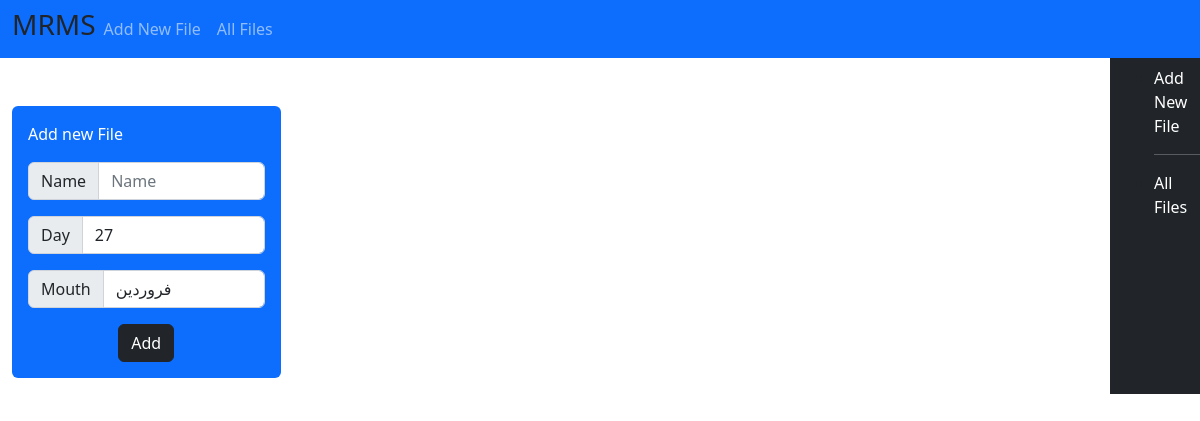
/pages/index.php (signed in), run on an earlier commit of the app's database.
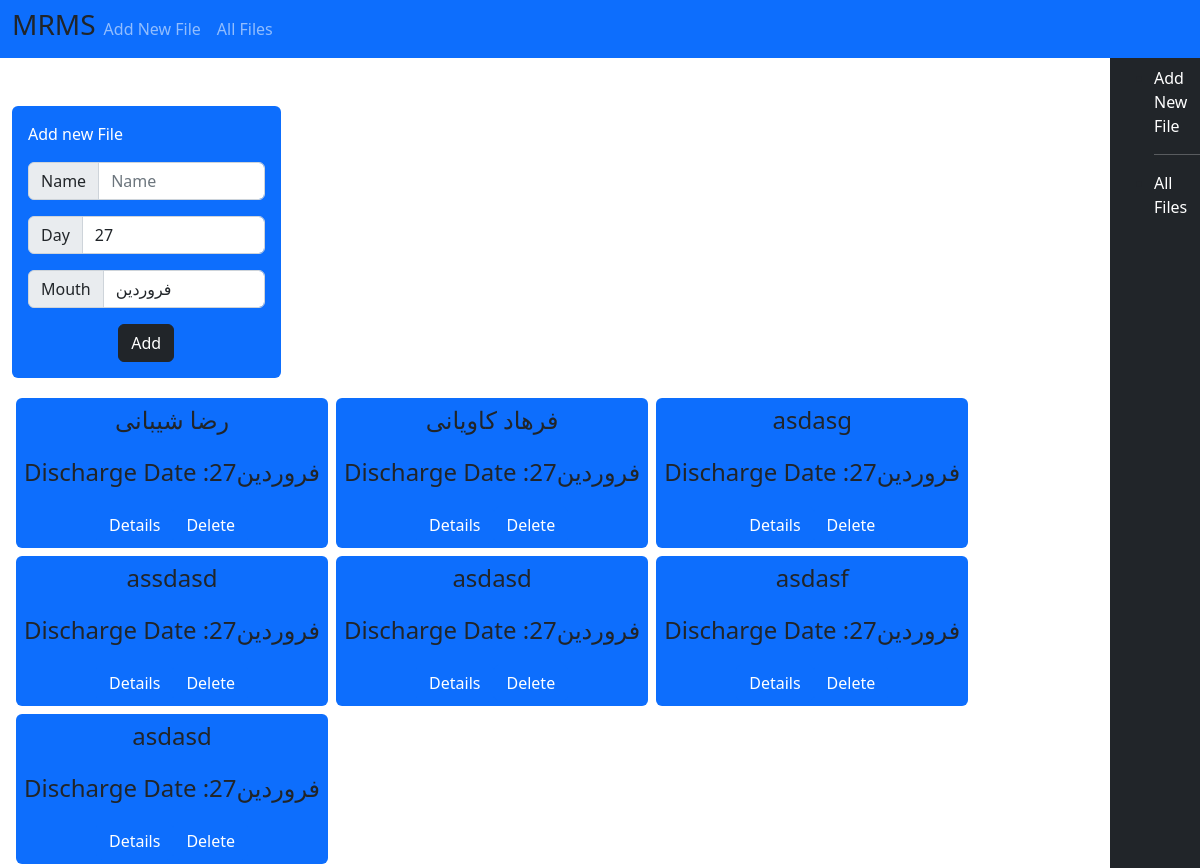
And on a later commit of the database.
### tables this page shows
CREATE TABLE "files" (
	"name"	TEXT,
	"discharge_day"	INTEGER,
	"discharge_mouth"	INTEGER,
	"status"	NUMERIC DEFAULT 0,
	"id"	INTEGER NOT NULL,
	"unit"	INTEGER,
	"dr"	INTEGER,
	"diagnos"	INTEGER,
	"adddate"	NUMERIC DEFAULT 'CURRENT_TIMESTAM',
	"note"	TEXT,
	PRIMARY KEY("id")
);

### helpers/filesSearchFunc.php (called while the page is built, shortened)
<?php
switch($ddate)
{
  case "فروردین";
  $f="1";
  break;
}
function convert_persian_to_english($string) {
    $persian = ['۰', '۱', '۲', '۳', '۴', '۵', '۶', '۷', '۸', '۹'];
    $english = ['0', '1', '2', '3', '4', '5', '6', '7', '8', '9'];
    $output = str_replace($persian, $english, $string);
    return $output;
}
?>

### jdf.php (called while the page is built, shortened)
<?php
function jdate($format, $timestamp = '', $none = '', $time_zone = 'Asia/Tehran', $tr_num = 'fa') {
  $T_sec = 0;
  $ts = $T_sec + (($timestamp === '') ? time() : tr_num($timestamp));
  $date = explode('_', date('H_i_j_n_O_P_s_w_Y', $ts));
  list($j_y, $j_m, $j_d) = gregorian_to_jalali($date[8], $date[3], $date[2]);
  $sl = strlen($format);
  $out = '';
  for ($i = 0; $i < $sl; $i++) {
    $sub = substr($format, $i, 1);
    switch ($sub) {
      case 'd':
        $out .= ($j_d < 10) ? '0' . $j_d : $j_d;
        break;
      case 'F':
        $out .= jdate_words(array('mm' => $j_m), ' ');
        break;
    }
  }
  return ($tr_num != 'en') ? tr_num($out, 'fa', '.') : $out;
}
function tr_num($str, $mod = 'en', $mf = '٫') {
  $num_a = array('0', '1', '2', '3', '4', '5', '6', '7', '8', '9', '.');
  $key_a = array('۰', '۱', '۲', '۳', '۴', '۵', '۶', '۷', '۸', '۹', $mf);
  return ($mod == 'fa') ? str_replace($num_a, $key_a, $str) : str_replace($key_a, $num_a, $str);
}
function jdate_words($array, $mod = '') {
  foreach ($array as $type => $num) {
    $num = (int) tr_num($num);
    switch ($type) {
      case 'mm':
        $key = array('فروردین', 'اردیبهشت', 'خرداد', 'تیر', 'مرداد', 'شهریور', 'مهر', 'آبان', 'آذر', 'دی', 'بهمن', 'اسفند');
        $array[$type] = $key[$num - 1];
        break;
    }
  }
  return ($mod === '') ? $array : implode($mod, $array);
}
function gregorian_to_jalali($gy, $gm, $gd, $mod = '') {
   list($gy, $gm, $gd) = explode('_', tr_num($gy . '_' . $gm . '_' . $gd));
  $g_d_m = array(0, 31, 59, 90, 120, 151, 181, 212, 243, 273, 304, 334);
  $gy2 = ($gm > 2) ? ($gy + 1) : $gy;
  $days = 355666 + (365 * $gy) + ((int) (($gy2 + 3) / 4)) - ((int) (($gy2 + 99) / 100)) + ((int) (($gy2 + 399) / 400)) + $gd + $g_d_m[$gm - 1];
  $jy = -1595 + (33 * ((int) ($days / 12053)));
  $days %= 12053;
  $jy += 4 * ((int) ($days / 1461));
  $days %= 1461;
  if ($days < 186) {
    $jm = 1 + (int) ($days / 31);
    $jd = 1 + ($days % 31);
  } else {
    $jm = 7 + (int) (($days - 186) / 30);
    $jd = 1 + (($days - 186) % 30);
  }
  return ($mod == '') ? array($jy, $jm, $jd) : $jy . $mod . $jm . $mod . $jd;
}

### pages/index.php (the view, shortened to what the changed rows need)
<?php
include "./../layout/head.php";
include "./../DB/dataBase.php";
include "./../helpers/withchMF.php";
$dateOfJdate = jdate("d");
$ddate = jdate("F");
require "./../helpers/filesSearchFunc.php";
$dateOfJdateOnFuntionEng = convert_persian_to_english($dateOfJdate);
$query = "SELECT * FROM files WHERE discharge_mouth = :f AND discharge_day = :dateOfJdate";
$stmt = $con->prepare($query);
$stmt->bindParam(':f', $f, PDO::PARAM_STR);
$stmt->bindParam(':dateOfJdate',$dateOfJdateOnFuntionEng , PDO::PARAM_STR);
$stmt->execute();
$data =  $stmt->fetchAll(PDO::FETCH_ASSOC);
?>
<body>
<div class="d-flex row">
  <div class="d-flex col-11">
    <div class="mt-5 container" >
        <div>
          <div class="d-flex flex-wrap mt-3">
          <?php  foreach($data as $dt){   ?>
            <div class="mx-1 px-2 py-1 bg-primary my-1 d-flex flex-column justify-content-center align-items-center rounded">
              <p class="fs-4"><?= $dt['name']?></p>
              <div style="display: flex;">
                <p class="fs-4">Discharge Date : </p>
                <p class="fs-4"><?= $dt['discharge_day'];?></p>
                <p class="fs-4"><?= witchMouth($dt['discharge_mouth']);?></p>
              </div>
              <div class="d-flex justify-content-between">
                <a class="btn btn-primary" href="./fileSingle.php?id=<?= $dt['id'];?>">Details</a>
                <a class="btn btn-primary" href="./../act/delete.php?id=<?= $dt['id']; ?>">Delete</a>
              </div>
            </div>
          <?php }?>
        </div>
      </div>
    </div>
  </div>
</div>
</body>
</html>

### helpers/withchMF.php
<?php
function witchMouth($f){
    if($f == "1"){
      echo "فروردین";
    }elseif($f == "2"){
      echo "اردیبهشت";
    }
  };
?>

What changed in the data, as far as the page shows it:
added files: name "رضا شیبانی", discharge_day "27", discharge_mouth "فروردین"
added files: name "فرهاد کاویانی", discharge_day "27", discharge_mouth "فروردین"
added files: name "asdasg", discharge_day "27", discharge_mouth "فروردین"
added files: name "assdasd", discharge_day "27", discharge_mouth "فروردین"
added files: name "asdasd", discharge_day "27", discharge_mouth "فروردین"
added files: name "asdasf", discharge_day "27", discharge_mouth "فروردین"
added files: name "asdasd", discharge_day "27", discharge_mouth "فروردین"
